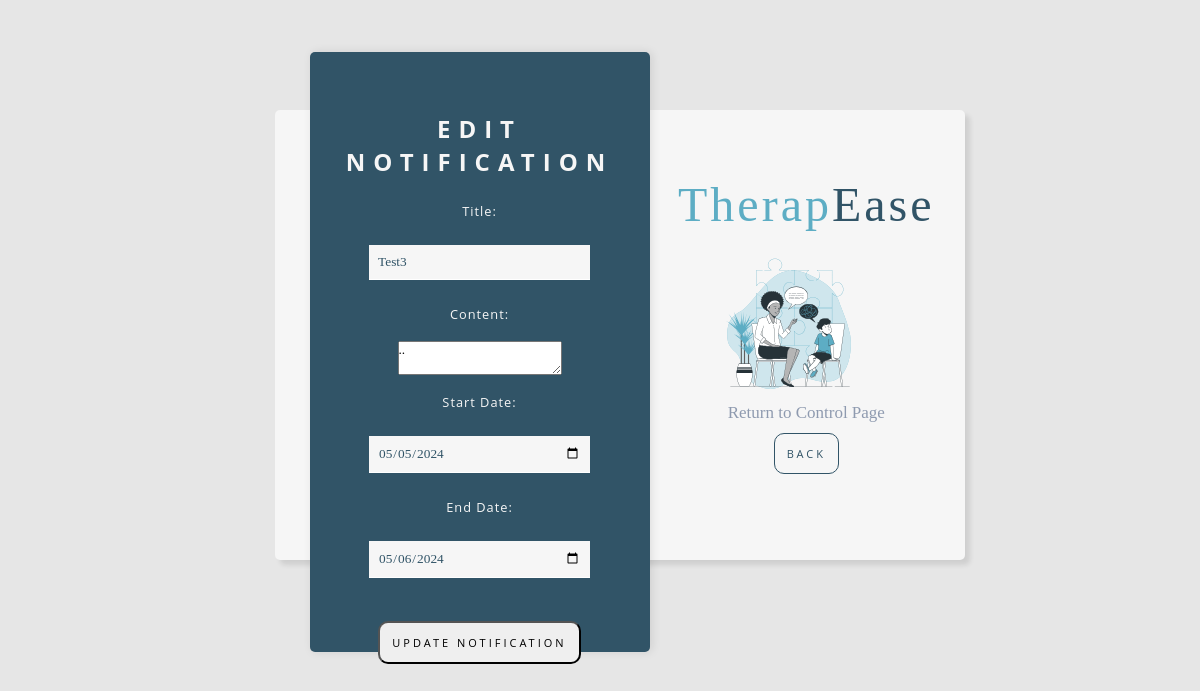
The app's page /admin_panel/adminView/edit_notification.php?id=24 with its own data.
### tables this page shows
CREATE TABLE `notifications` (
  `id` int(11) NOT NULL,
  `title` varchar(255) NOT NULL,
  `content` text NOT NULL,
  `start_date` date NOT NULL,
  `end_date` date NOT NULL,
  `isAdmin` tinyint(1) DEFAULT 0
);

### admin_panel/adminView/edit_notification.php (the view, shortened to what this page needs)
<?php
include_once "../inc/connections.php";
if(isset($_GET['id'])) {
    $advertisement_id = $_GET['id'];
    $sql = "SELECT * FROM notifications WHERE id = $advertisement_id";
    $result = mysqli_query($conn, $sql);
    if(mysqli_num_rows($result) > 0) {
        $advertisement = mysqli_fetch_assoc($result);
    } else {
        echo "notification not found.";
        exit;
    }
} else {
    echo "notification ID not provided.";
    exit;
}
?>
<!DOCTYPE html>
<html lang="en">
<head>
    <link rel="stylesheet" href="add.css">
</head>
<body>
<div class="container">
  <div class="welcome">
    <div class="bluebox">
      <div class="signin">
        <h1>Edit Notification</h1>
<form method="post">
    <label for="title">Title:</label><br>
    <input type="text" id="title" name="title" value="<?php echo $advertisement['title']; ?>"><br>
    <label for="content">Content:</label><br>
    <textarea id="content" name="content"><?php echo $advertisement['content']; ?></textarea><br>
    <label for="start_date">Start Date:</label><br>
    <input type="date" id="start_date" name="start_date" value="<?php echo $advertisement['start_date']; ?>"><br>
    <label for="end_date">End Date:</label><br>
    <input type="date" id="end_date" name="end_date" value="<?php echo $advertisement['end_date']; ?>"><br><br>
    <button type="submit">Update Notification</button>
</form>
</div>
    </div>
    <div class="rightbox">
      <h2 class="title"><span>Therap</span>Ease</h2>
      <img class="imag" src="Autism-bro.svg"/>
      <p class="account">Return to Control Page</p>
      <button class="button" onclick="window.location.href='../admin.php';">Back</button>
    </div>
    </div>
 </div>
</body>
</html>

### admin_panel/adminView/add.css (style rules this page uses)
* { margin: 0; padding: 0; box-sizing: border-box; font-family: 'K2D' ; }
body { background:#e6e6e6; }
.container { margin: auto; width: 650px; height: 550px; position: relative; }
.welcome { background: #f6f6f6; width: 650px; height: 415px; position: absolute; top: 25%; border-radius: 5px; box-shadow: 5px 5px 5px rgba(0,0,0,.1); }
.bluebox { position: absolute; top: -10%; left: 5%; background: #315467; width: 320px; height: 500px; border-radius: 5px; box-shadow: 2px 0 10px rgba(0,0,0,.1); transition: all .5s ease-in-out; z-index: 2; }
.rightbox { position: absolute; width: 50%; right: -2%; }
h1 { font-family: 'Open Sans', sans-serif; text-align: center; margin-top: 60px; text-transform: uppercase; color: #f6f6f6; font-size: 1.5em; letter-spacing: 8px; padding-bottom: 1.5rem; }
.title { font-family: 'K2D'; color: #315467; font-size: 3em; line-height: 1.1em; letter-spacing: 3px; text-align: center; font-weight: 300; margin-top: 20%; }
.account { margin-top: 45%; font-size: 17px; text-align: center; padding-top: 1rem; color: #8E9AAF; }
span { color: #5dadc4; }
.imag { position: absolute; width: 140px; height: 140px; top: 40%; left: 25%; opacity: 1; }
button { padding: 12px; font-family: 'Open Sans', sans-serif; text-transform: uppercase; letter-spacing: 3px; font-size: 11px; border-radius: 10px; margin: auto; outline: none; display: block; }
.button { margin-top: 3%; background: #f6f6f6; color: #315467; border: solid 1px #315467; }
form { display: flex; align-items: center; flex-direction: column; padding-top:0px; }
input { background: #f6f6f6; width: 65%; color: #315467; border: none; border-bottom: 1px solid #fff; padding: 9px; margin: 7px; }
label { font-family: 'Open Sans', sans-serif; color: #f6f6f6; font-size: 0.8rem; letter-spacing: 1px; }
@media (min-width:475px) { .container { max-width: 475px; } }
@media (min-width: 640px) { .container { max-width: 640px; } }
@media (min-width: 768px) { .container { max-width: 768px; } }
@media (min-width: 1024px) { .container { max-width: 1024px; } }

### admin_panel/adminView/edit_notification.php (style rules this page uses)
.bluebox { width: 340px; height: 600px; top: -13%; }
.welcome { width: 690px; height: 450px; top: 20%; }

### records on screen
notifications: title "Test3", content "..", start_date "05/05/2024", end_date "05/06/2024"
